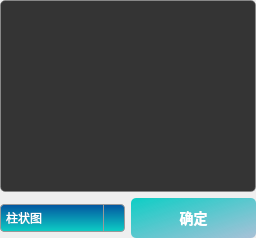
        <widget class="QWidget" name="page_2">
         <layout class="QVBoxLayout" name="verticalLayout_10">
          <property name="leftMargin">
           <number>0</number>
          </property>
          <property name="topMargin">
           <number>0</number>
          </property>
          <property name="rightMargin">
           <number>0</number>
          </property>
          <property name="bottomMargin">
           <number>0</number>
          </property>
          <item>
           <widget class="QGraphicsView" name="graphicsView">
            <property name="styleSheet">
             <string notr="true">QGraphicsView {
    background-color: rgba(0, 0, 0, 200);
    border: 1px solid rgba(128, 128, 128, 128);
    border-radius: 5px;
    box-shadow: 0 0 5px rgba(0, 0, 0, 50);
}
</string>
            </property>
           </widget>
          </item>
          <item>
           <layout class="QHBoxLayout" name="horizontalLayout_25">
            <item>
             <widget class="QComboBox" name="analysisComboBox">
              <property name="styleSheet">
               <string notr="true">QComboBox {
    border: 1px solid #999999;
    border-radius: 4px;
    padding: 5px;
    background: qlineargradient(x1: 0, y1: 0, x2: 0, y2: 1, stop: 0 rgba(3, 85, 160, 255), stop: 1.0 rgba(13, 206, 197, 255));
    color: white;
}

QComboBox::drop-down {
    subcontrol-origin: padding;
    subcontrol-position: top right;
    width: 20px;
    border-left-width: 1px;
    border-left-color: #999999;
    border-left-style: solid;
    border-top-right-radius: 3px;
    border-bottom-right-radius: 3px;
}

QComboBox::down-arrow {
    image: url(:/img/icon/arrow_down.png);
}

QComboBox QAbstractItemView {
    border: 2px solid #999999;
    border-radius: 4px;
    background: white;
    color: black;
    selection-background-color: rgba(13, 206, 197, 255);
}
</string>
              </property>
              <item>
               <property name="text">
                <string>柱状图</string>
               </property>
              </item>
              <item>
               <property name="text">
                <string>折线图</string>
               </property>
              </item>
              <item>
               <property name="text">
                <string>饼图</string>
               </property>
              </item>
              <item>
               <property name="text">
                <string>箱线图</string>
               </property>
              </item>
             </widget>
            </item>
            <item>
             <widget class="QPushButton" name="refreshButton_3">
              <property name="styleSheet">
               <string notr="true">QPushButton {
  color: #ffffff; /* 文本颜色 */
  background-color: qlineargradient(x1:0, y1:0, x2:1, y2:1, stop:0 rgb(13, 206, 197), stop:1 rgba(3, 85, 160,0.3)); /* 悬停时的背景渐变 */
  border: none; /* 去除边框 */
  border-radius: 5px; /* 圆角半径 */
  font-size: 14px; /* 文本字号 */
  font-weight: bold; /* 文本加粗 */
  padding: 5px; /* 按钮内边距 */
  min-width: 80px; /* 最小宽度 */
  min-height: 30px; /* 最小高度 */
  font-family: &quot;Microsoft YaHei&quot;;
}

QPushButton:hover {
  background-color: qlineargradient(x1:0, y1:0, x2:1, y2:1, stop:0 rgb(3, 85, 160), stop:1 rgba(3, 85, 160,0.3)); /* 按钮背景渐变 */

}

QPushButton:pressed {
  color: rgb(3, 85, 160); /* 按下时的文本颜色 */
  background-color: #767676; /* 按下时的背景色 */
}
</string>
              </property>
              <property name="text">
               <string>确定</string>
              </property>
             </widget>
            </item>
           </layout>
          </item>
         </layout>
        </widget>
